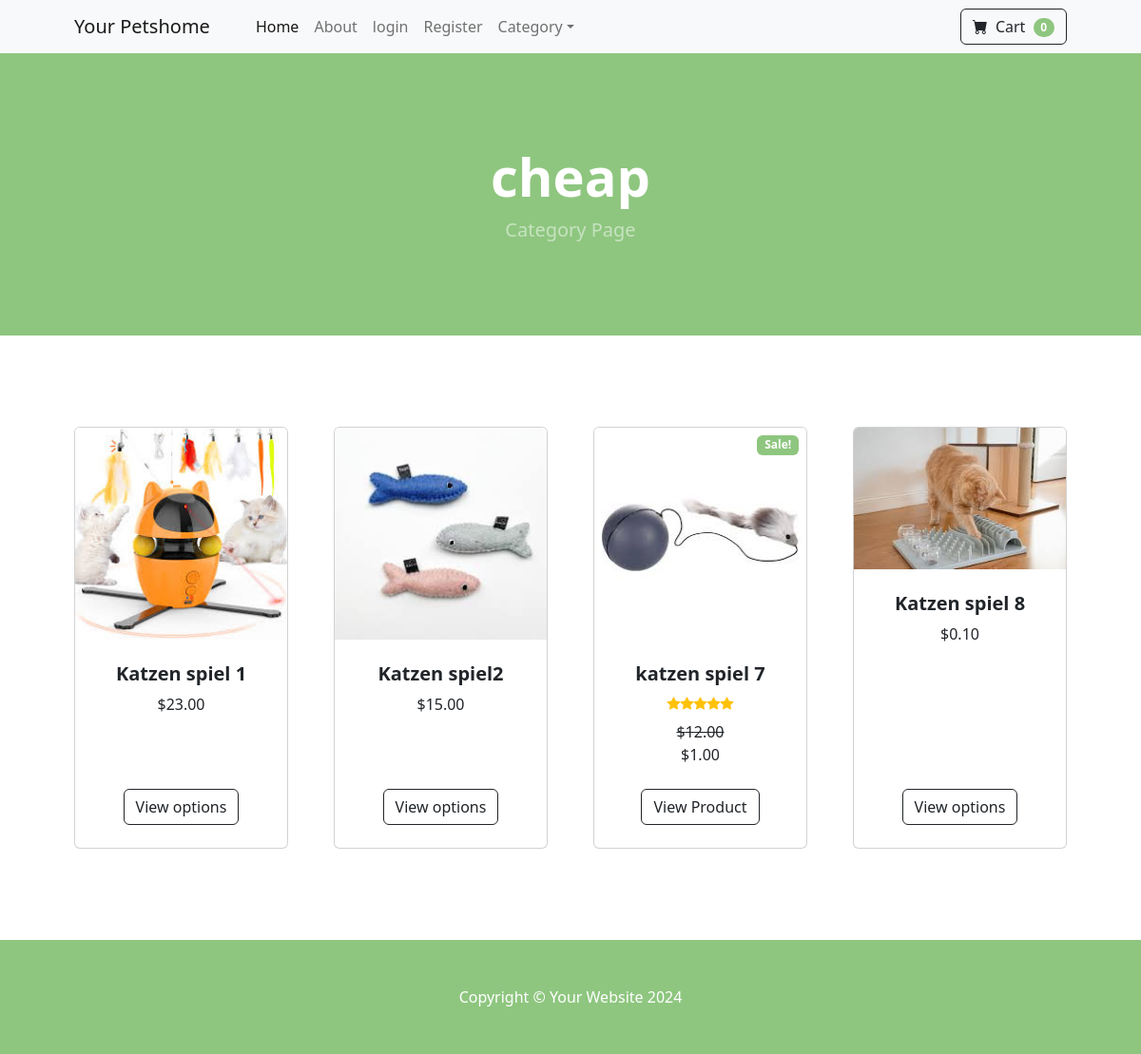
Page /category/cheap on the committed database.
### store/models.py (models this page shows)
class Category(models.Model):
    name= models.CharField(max_length=50)
    def __str__(self) -> str:
        return self.name

class Product(models.Model):
    name=models.CharField(max_length=100)
    price=models.DecimalField(default=0, decimal_places=2, max_digits=10)
    category=models.ForeignKey(Category,on_delete=models.CASCADE)
    description=models.CharField(max_length=250,default="",blank=True,null=True)
    image=models.ImageField(upload_to="uploads/product/")
    is_sale=models.BooleanField(default=False)
    sale_number=models.DecimalField(default=0, decimal_places=2, max_digits=10)

### store/views.py (the view)
# urls.py: path("category/<str:foo>",views.category, name="category"),
def category(request, foo):
    foo = foo.replace('-', ' ')
    try:
        category = Category.objects.get(name=foo)
        products = Product.objects.filter(category=category)
        return render(request, 'category.html', {'products': products, 'category': category})
    except Category.DoesNotExist:
        messages.error(request, "That Category Doesn't Exist!")
        return redirect('home')

### store/templates/category.html
{% extends "base.html" %}
{% block content %}
<header class="bg-dark py-5">
    <div class="container px-4 px-lg-5 my-5">
        <div class="text-center text-white">
            <h1 class="display-4 fw-bolder">{{category}} </h1>
            <p class="lead fw-normal text-white-50 mb-0"> Category Page</p>
        </div>
    </div>
</header>
        <section class="py-5">
            <div class="container px-4 px-lg-5 mt-5">
                <div class="row gx-4 gx-lg-5 row-cols-2 row-cols-md-3 row-cols-xl-4 justify-content-center">
               {% for product in products %}
                    {% if product.is_sale %}
                    <div class="col mb-5">
                        <div class="card h-100">
                            <div class="badge bg-dark text-white position-absolute" style="top: 0.5rem; right: 0.5rem"> Sale! </div>
                            <img class="card-img-top" src="{{ product.image.url }}" alt="..." />
                            <div class="card-body p-4">
                                <div class="text-center">
                                    <h5 class="fw-bolder">{{ product.name }}</h5>
                                    <div class="text-center">
                                     <div class="d-flex justify-content-center small text-warning mb-2">
                                        <div class="bi-star-fill"></div>
                                        <div class="bi-star-fill"></div>
                                        <div class="bi-star-fill"></div>
                                        <div class="bi-star-fill"></div>
                                        <div class="bi-star-fill"></div>
                                    </div>
                                    </div>
                                  <strike>  ${{ product.price }}</strike>
                                  <div class="text-center"> ${{ product.sale_number }}</div>
                                </div>
                            </div>
                            <div class="card-footer p-4 pt-0 border-top-0 bg-transparent">
                                <div class="text-center"><a class="btn btn-outline-dark mt-auto" href="{% url 'product' product.id %}">View Product</a></div>
                            </div>
                        </div>
                    </div>
                    {% else %}
               <div class="col mb-5">
                   <div class="card h-100">
                       <img class="card-img-top" src="{{ product.image.url }}" alt="..." />
                       <div class="card-body p-4">
                           <div class="text-center">
                               <h5 class="fw-bolder">{{ product.name }}</h5>
                               ${{ product.price }}
                           </div>
                       </div>
                       <div class="card-footer p-4 pt-0 border-top-0 bg-transparent">
                           <div class="text-center"><a class="btn btn-outline-dark mt-auto" href="{% url 'product' product.id %}">View options</a></div>
                       </div>
                   </div>
               </div>
              {% endif %}
              {% endfor %}
        </section>
{% endblock %}

### rows in the picture
Category: name "cheap"
Product: image (picture), name "Katzen spiel 1", price "23.00"
Product: image (picture), name "Katzen spiel2", price "15.00"
Product: image (picture), name "katzen spiel 7", price "12.00", sale_number "1.00"
Product: image (picture), name "Katzen spiel 8", price "0.10"
